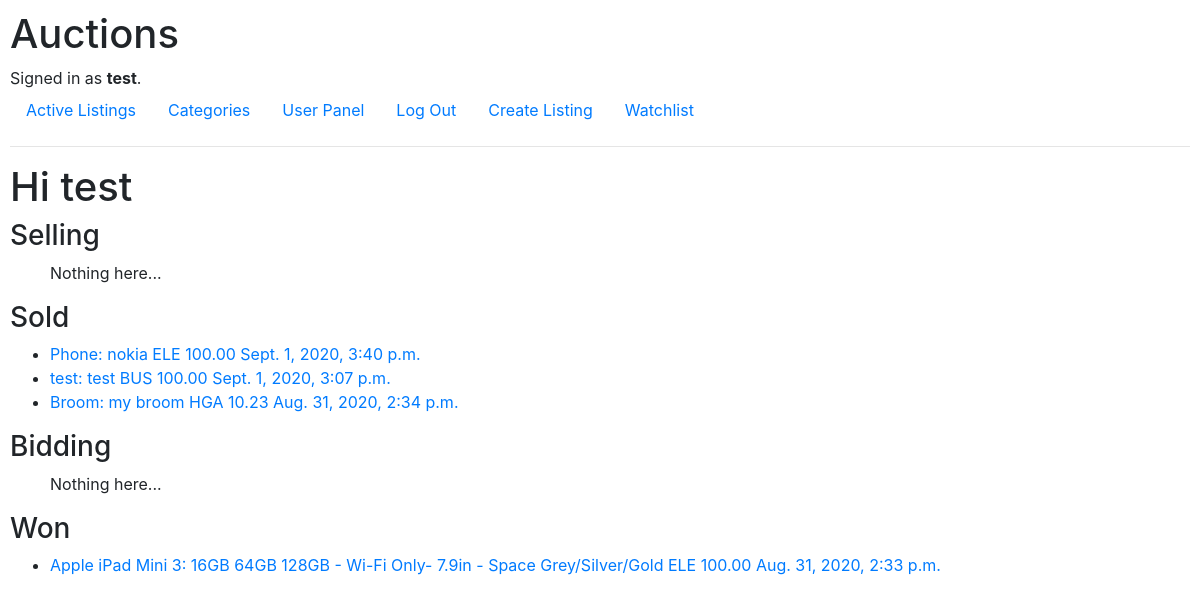
/user_panel (signed in), run on an earlier commit of the app's database.
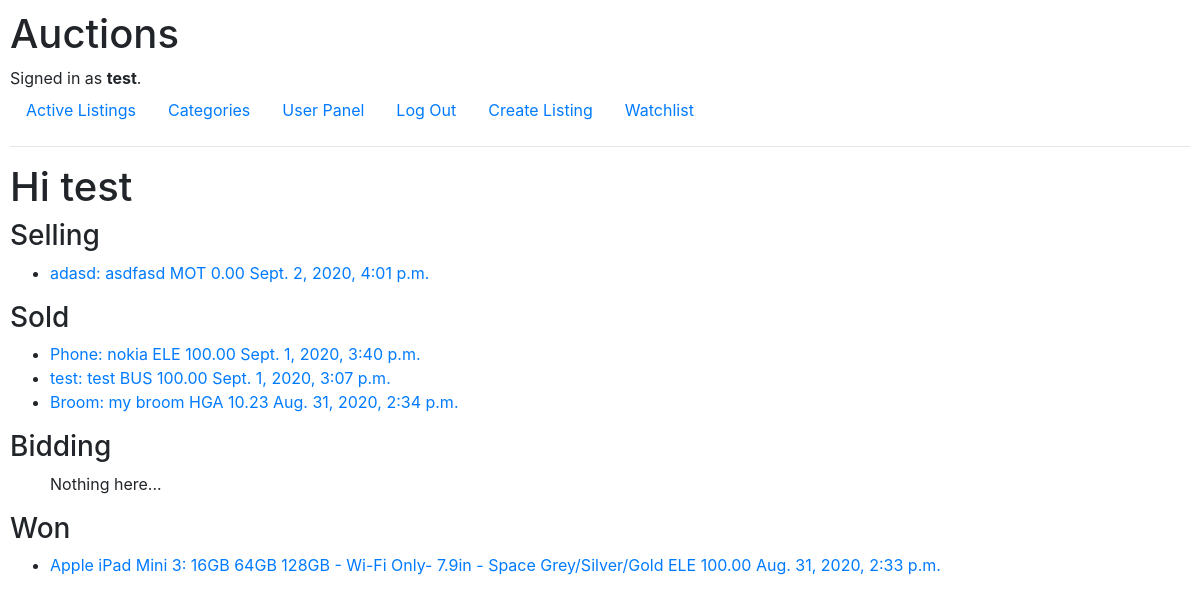
And on a later commit of the database.
### auctions/models.py (models this page shows, shortened)
class Auction(models.Model):
    MOTORS = "MOT"
    FASHINON = "FAS"
    ELECTRONICS = "ELE"
    COLLECTIBLES_ARTS = "ART"
    HOME_GARDES = "HGA"
    SPORTING_GOODS = "SPO"
    TOYS = "TOY"
    BUSSINES_INDUSTRIAL = "BUS"
    MUSIC = "MUS"
    CATEGORY = [
        (MOTORS, "Motors"),
        (FASHINON, "Fashion"),
        (ELECTRONICS, "Electronics"),
        (COLLECTIBLES_ARTS, "Collectibles & Art"),
        (HOME_GARDES, "Home & Garden"),
        (SPORTING_GOODS, "Sporting Goods"),
        (TOYS, "Toys"),
        (BUSSINES_INDUSTRIAL, "Business & Industrial"),
        (MUSIC, "Music"),
    ]
    seller = models.ForeignKey(User, on_delete=models.CASCADE)
    title = models.CharField(max_length=64, blank=False)
    description = models.TextField(blank=True)
    current_price = models.DecimalField(max_digits=11, decimal_places=2, default=0.0)
    category = models.CharField(max_length=3, choices=CATEGORY, default=MOTORS)
    image_url = models.URLField(blank=True)
    publication_date = models.DateTimeField(auto_now_add=True)
    closed = models.BooleanField(default=False)
    class Meta:
        verbose_name = "auction"
        verbose_name_plural = "auctions"

### auctions/views.py (the view)
# urls.py: path("user_panel", views.user_panel, name="user_panel"),
@login_required(login_url="auctions:login")
def user_panel(request):
    all_distinct_bids =  Bid.objects.filter(user=request.user.id).values_list("auction", flat=True).distinct()
    won = []
    selling = Auction.objects.filter(closed=False, seller=request.user.id).order_by("-publication_date").all()
    sold = Auction.objects.filter(closed=True, seller=request.user.id).order_by("-publication_date").all()
    bidding = Auction.objects.filter(closed=False, id__in = all_distinct_bids).all()
    for auction in Auction.objects.filter(closed=True, id__in = all_distinct_bids).all():
        highest_bid = Bid.objects.filter(auction=auction.id).order_by('-bid_price').first()
        if highest_bid.user.id == request.user.id:
            won.append(auction)
    return render(request, "auctions/user_panel.html", {
        "selling": selling,
        "sold": sold,
        "bidding": bidding,
        "won": won
    })

### auctions/templates/auctions/user_panel.html
{% extends "auctions/layout.html" %}
{% block body %}
<h1>Hi {{ user.username }}</h1>
<h3>Selling</h3>
<ul>
    {% for auction in selling %}
        <li><a href="{% url 'auctions:listing_page' auction_id=auction.id %}"> {{ auction.title }}: {{ auction.description }} {{auction.category}} {{auction.current_price}} {{auction.publication_date}}</a></li>
    {% empty %}
        Nothing here...
    {% endfor %}
</ul>
<h3>Sold</h3>
<ul>
    {% for auction in sold %}
        <li><a href="{% url 'auctions:listing_page' auction_id=auction.id %}"> {{ auction.title }}: {{ auction.description }} {{auction.category}} {{auction.current_price}} {{auction.publication_date}}</a></li>
    {% empty %}
        Nothing here...
    {% endfor %}
</ul>
<h3>Bidding</h3>
<ul>
    {% for auction in bidding %}
        <li><a href="{% url 'auctions:listing_page' auction_id=auction.id %}"> {{ auction.title }}: {{ auction.description }} {{auction.category}} {{auction.current_price}} {{auction.publication_date}}</a></li>
    {% empty %}
        Nothing here...
    {% endfor %}
</ul>
<h3>Won</h3>
<ul>
    {% for auction in won %}
        <li><a href="{% url 'auctions:listing_page' auction_id=auction.id %}"> {{ auction.title }}: {{ auction.description }} {{auction.category}} {{auction.current_price}} {{auction.publication_date}}</a></li>
    {% empty %}
        Nothing here...
    {% endfor %}
</ul>
{% endblock %}

What changed in the data, as far as the page shows it:
added Auction: title "adasd", description "asdfasd", category "MOT", current_price "0.00", publication_date "Sept. 2, 2020, 4:01 p.m.", shown under "Selling"
Also different on the page:
text no longer shown: "Nothing here..."
